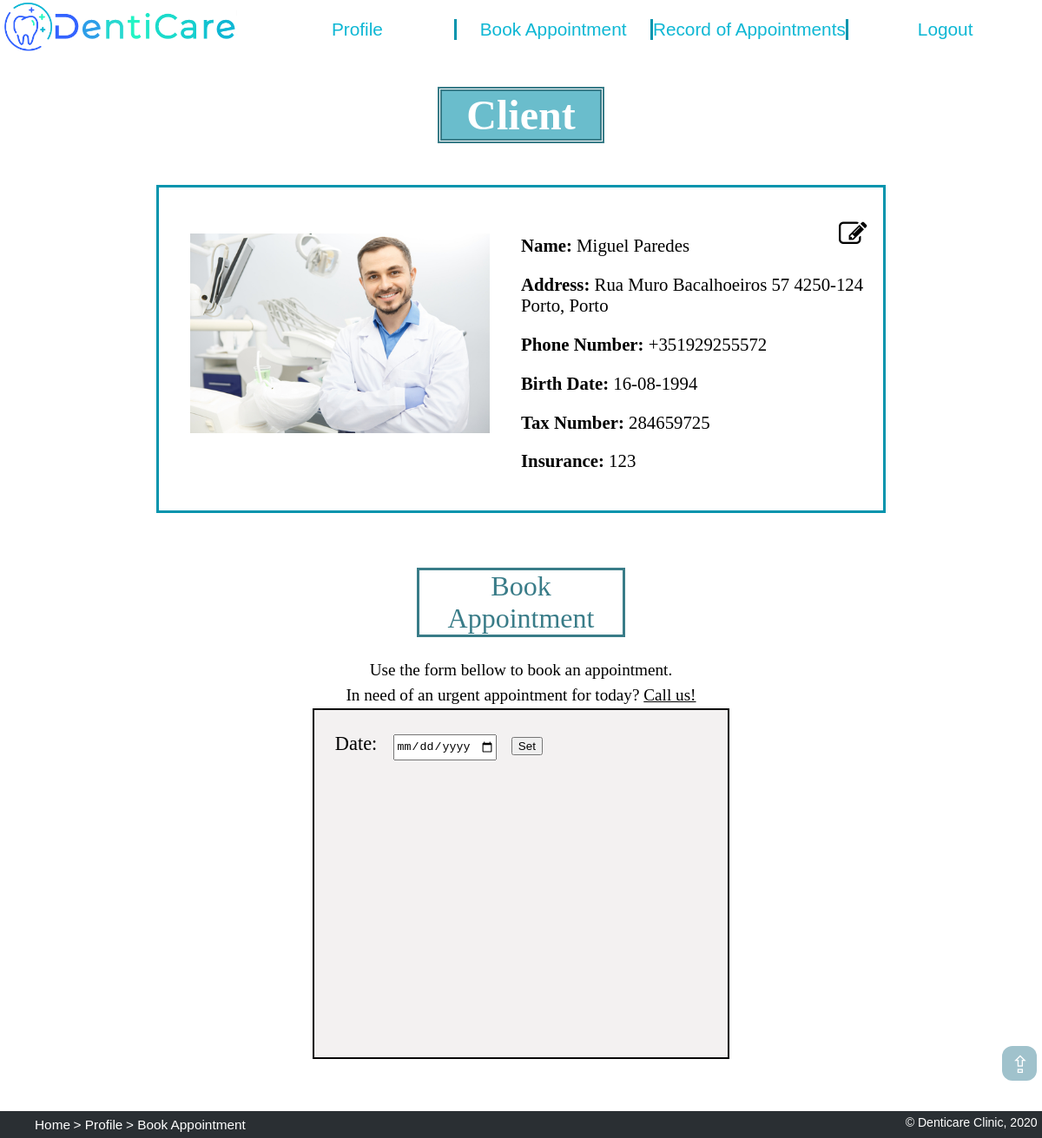
Page /client.php (signed in) on the committed database.
### tables this page shows
CREATE TABLE client (
    id integer PRIMARY KEY REFERENCES person,
    birth_date text NOT NULL, -- format dd-mm-yyyy
    tax_number integer UNIQUE,
    insurance_code integer REFERENCES insurance
);

CREATE TABLE person (
    id integer PRIMARY KEY AUTOINCREMENT,
    name text NOT NULL,
    address text,
    phone_number text NOT NULL, -- e.g. +351935556768
    username text NOT NULL UNIQUE,
    password text NOT NULL
);

### client.php (called while the page is built, shortened)
<?php
    require_once('database/init_db.php');
    require_once('database/client_db.php');
    include('templates/profile_header_tpl.php');
    include('templates/profile_info_tpl.php');
    include('templates/book_appointment_tpl.php');
    include('templates/footer_tpl.php');
?>

### database/client_db.php (called while the page is built, shortened)
<?php
    function getClientInfo($id) {
        global $dbh;
        $stmt = $dbh->prepare('SELECT * FROM person
                                JOIN client USING (id)
                                WHERE id = ?');
        $stmt->execute(array($id));
        return $stmt->fetch();
    }
?>

### templates/profile_info_tpl.php (the view, shortened to what this page needs)
<?php
    if ($_SERVER['PHP_SELF'] == '/dentist.php' || $_SERVER['PHP_SELF'] == '/dentistAppointments.php' || $_SERVER['PHP_SELF'] == '/manageTeam.php') {
        $person = getDentistInfo($_SESSION['id']);
    } else if ($_SERVER['PHP_SELF'] == '/dentalAuxiliary.php' || $_SERVER['PHP_SELF'] == '/dentalAuxiliary_appointments.php' || $_SERVER['PHP_SELF'] == '/manage_material.php' || $_SERVER['PHP_SELF'] == '/manage_clients.php') {
        $person = getAuxiliaryInfo($_SESSION['id']);
    } else if ($_SERVER['PHP_SELF'] == '/client.php' || $_SERVER['PHP_SELF'] == '/clientRecord.php') {
        $person = getClientInfo($_SESSION['id']);
    }
?>
    <?php if ($_SERVER['PHP_SELF'] == '/client.php' || $_SERVER['PHP_SELF'] == '/clientRecord.php') { ?>
        <h1 id="profileTitle"> Client </h1>
    <?php } ?>
<section id="profileInfo">
    <div id="profileImg">
        <?php if (file_exists('images/users/' . $person['id'] . '.jpg')) { ?>
            <img src="images/users/<?php echo $person['id'] ?>.jpg" alt="<?php echo $person['name'] ?>" <?php if ($_SERVER['PHP_SELF'] == '/client.php' || $_SERVER['PHP_SELF'] == '/clientRecord.php') { ?> id="client_img" <?php } ?>>
        <?php } else { ?>
            <img src="images/users/img_default.jpg" alt="<?php echo $person['name'] ?>" <?php if ($_SERVER['PHP_SELF'] == '/client.php' || $_SERVER['PHP_SELF'] == '/clientRecord.php') { ?> id="client_img" <?php } ?>>
        <?php } ?>
    </div>
    <div id="info">
        <?php if ($_SESSION['edit_on'] == 0 && !isset($_POST['edit'])) { ?>
            <form action="action_openCloseEdit.php" method="post" id="edit_profile">
                <button type="submit" id="edit_button" name="edit" form="edit_profile"><i class="fa fa-edit"></i></button>
            </form>
            <p> <strong> Name: </strong> <?php echo $person['name'] ?> </p>
            <p> <strong> Address: </strong> <?php echo $person['address'] ?> </p>
            <p> <strong> Phone Number: </strong> <?php echo $person['phone_number'] ?> </p>
            <?php if ($_SERVER['PHP_SELF'] == '/client.php' || $_SERVER['PHP_SELF'] == '/clientRecord.php') { ?>
                <p> <strong> Birth Date: </strong> <?php echo $person['birth_date'] ?> </p>
                <p> <strong> Tax Number: </strong> <?php echo $person['tax_number'] ?> </p>
                <p> <strong> Insurance: </strong> <?php echo $person['insurance_code'] ?> </p>
            <?php } ?>
        <?php } ?>
    </div>
</section>

### css/style.css (style rules this page uses)
html { background: url(https://media.istockphoto.com/vectors/abstract-white-gray-background-with-clean-smooth-soft-wave-vector-vector-id915242162?k=6&m=915242162&s=170667a&w=0&h=4WM4DJV-ZH4vGMzR6MZ9FEHTHWEkW3EGcwXswC1MwlI=) no-repeat center center fixed; -webkit-background-size: cover; -moz-background-size: cover; -o-background-size: cover; background-size: cover; scroll-behavior: smooth; }

### css/layout.css (style rules this page uses)
body { width: 100%; margin: 0; padding: 0; display: grid; grid-template-rows: [start] auto [first] auto [services] 10fr [end]; }

### css/profilePage.css (style rules this page uses)
#profileTitle { font-size: 300%; margin-left: 42%; margin-right: 42%; margin-bottom: 1%; text-align: center; background: rgba(96, 185, 201, 0.932); background-clip: content-box; color: white; border: 5px double rgb(57, 124, 136); }
#profileInfo { display: grid; grid-template-rows: [start] auto [end]; grid-template-columns: [start] 1fr [center] 1fr [end]; margin: 3% 15%; padding-top: 2%; padding-bottom: 2%; background-color: white; border: 3px solid rgb(3, 148, 173); }
#profileImg { text-align: center; grid-row:start/end; grid-column: start/center; }
#profileInfo img { height: 230px; width: auto; }
#client_img { margin-top: 7%; }
#info { grid-row:start/end; grid-column: center/end; font-size: 130%; }
#edit_profile { width: 20%; font-size: 120%; padding-left: 2%; padding-top: 2.5%; margin: 0; }
#edit_profile>#edit_button { position: absolute; left: 80%; border: none; background-color:white; font-size: 130%; text-align: right; }

### rows in the picture
client: id.name "Miguel Paredes", id.address "Rua Muro Bacalhoeiros 57 4250-124 Porto, Porto", id.phone_number "+351929255572", birth_date "16-08-1994", tax_number "284659725", insurance_code "123"
